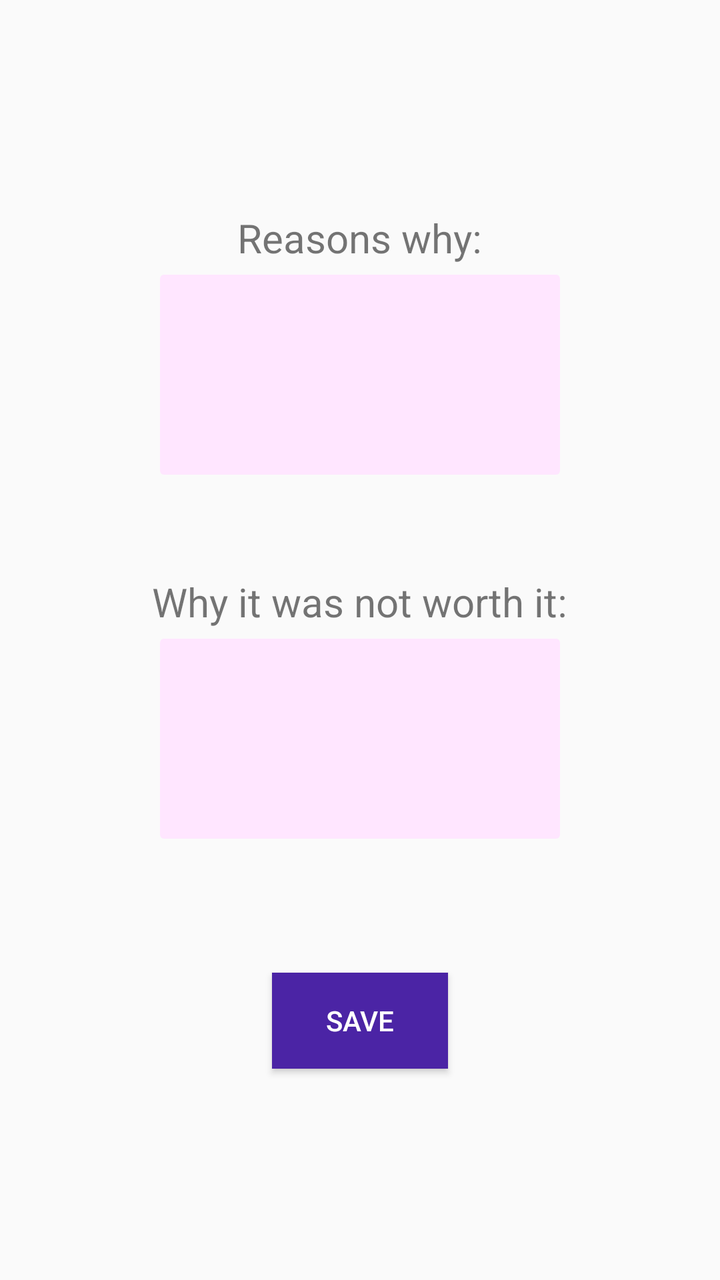
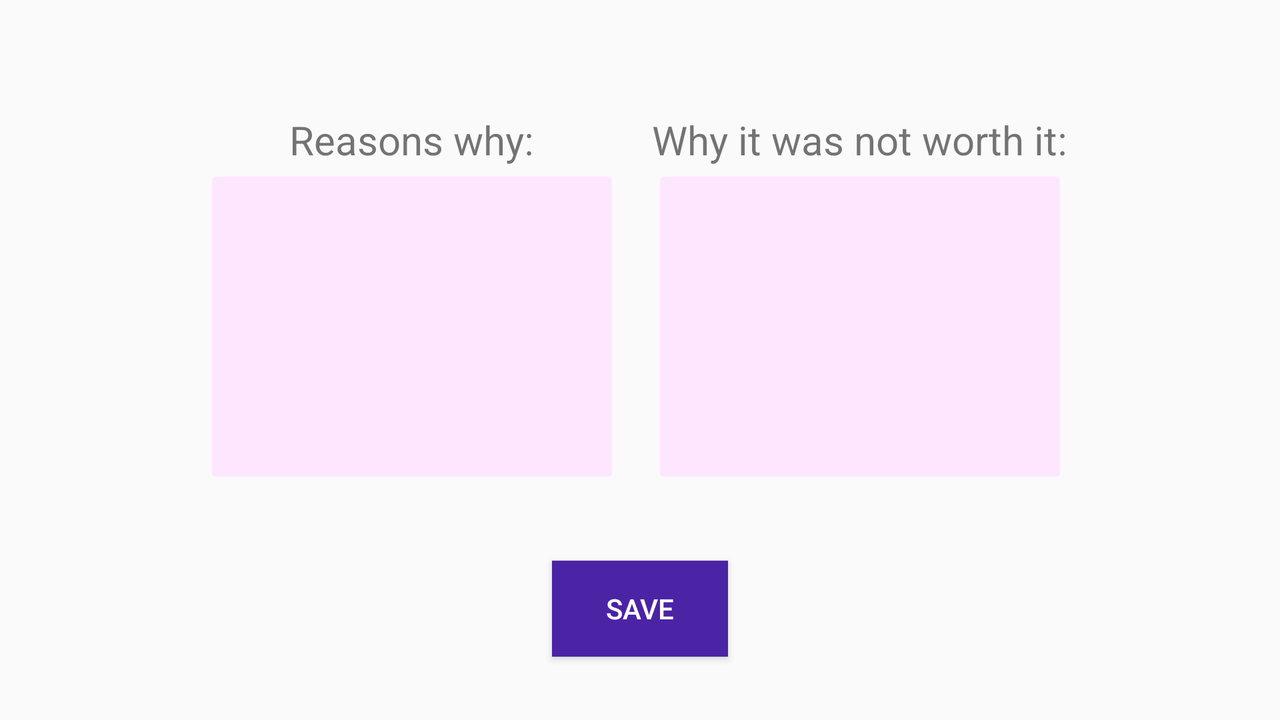

Two renders of one Android screen. The first uses the default layout on a phone; the second uses the alternative layout the repository ships for a different screen configuration, on a matching device. The two XML files are below.
<!-- AndroidManifest.xml: application theme AppTheme -->
<!-- res/layout/activity_relapse.xml -->
<?xml version="1.0" encoding="utf-8"?>
<LinearLayout xmlns:android="http://schemas.android.com/apk/res/android"
    xmlns:app="http://schemas.android.com/apk/res-auto"
    xmlns:tools="http://schemas.android.com/tools"
    android:layout_width="match_parent"
    android:layout_height="match_parent"
    tools:context=".Relapse"
    android:gravity="center"
    android:background="@drawable/background3"
    android:orientation="vertical">

    <TextView
        android:text="@string/relapse1"
        android:textSize="20dp"
        android:layout_width="wrap_content"
        android:layout_height="wrap_content"
        android:layout_marginBottom="5dp"/>
    <EditText
        android:id="@+id/reasons_why"
        android:background="@drawable/edit_text"
        android:gravity="center"
        android:padding="5dp"
        android:layout_width="200dp"
        android:layout_height="100dp"
        android:textColor="#4b24a5"
        android:layout_marginBottom="50dp"/>

    <TextView
        android:text="@string/relapse2"
        android:textSize="20dp"
        android:layout_width="wrap_content"
        android:layout_height="wrap_content"
        android:layout_marginBottom="5dp"/>
    <EditText
        android:id="@+id/reasons_why_not"
        android:gravity="center"
        android:background="@drawable/edit_text"
        android:padding="5dp"
        android:textColor="#4b24a5"
        android:layout_width="200dp"
        android:layout_height="100dp" />

    <TextView
        android:id="@+id/current_date"
        android:text=""
        android:textSize="20dp"
        android:layout_marginTop="30dp"
        android:layout_marginBottom="10dp"
        android:layout_width="wrap_content"
        android:layout_height="wrap_content"
        />

    <Button
        android:text="Save"
        android:onClick="onClickSaveRelapse"
        android:layout_width="wrap_content"
        android:layout_height="wrap_content"
        android:background="#4b24a5"
        android:textColor="#fff"/>

</LinearLayout>
<!-- resources referenced by this layout -->
<resources>
  <!-- drawable edit_text (drawable) -->
  <?xml version="1.0" encoding="utf-8"?>
  <shape xmlns:android="http://schemas.android.com/apk/res/android"
      android:shape="rectangle">
  
      <solid
          android:color="#ffe6ff"
          />
      <corners
          android:radius="2dp"
          />
  </shape>
  <string name="relapse1">Reasons why:</string>
  <string name="relapse2">Why it was not worth it:</string>
  <style name="AppTheme" parent="Base.Theme.AppCompat.Light.DarkActionBar">
          
          
      </style>
</resources>
<!-- res/layout-land/activity_relapse.xml (the author's variant of the layout above) -->
<!-- drawn on the phone turned sideways -->
<?xml version="1.0" encoding="utf-8"?>
<LinearLayout xmlns:android="http://schemas.android.com/apk/res/android"
    xmlns:app="http://schemas.android.com/apk/res-auto"
    xmlns:tools="http://schemas.android.com/tools"
    android:layout_width="match_parent"
    android:layout_height="match_parent"
    tools:context=".Relapse"
    android:gravity="center"
    android:background="@drawable/background3"
    android:orientation="vertical">


    <LinearLayout
        android:layout_width="wrap_content"
        android:layout_height="wrap_content"
        android:orientation="horizontal"
        android:gravity="center"
        android:layout_marginTop="15dp">

        <LinearLayout
            android:layout_width="wrap_content"
            android:layout_height="wrap_content"
            android:orientation="vertical"
            android:gravity="center"
            android:layout_margin="10dp">

            <TextView
                android:text="@string/relapse1"
                android:textSize="20dp"
                android:layout_width="wrap_content"
                android:layout_height="wrap_content"
                android:layout_marginBottom="5dp"/>
            <EditText
                android:id="@+id/reasons_why_not"
                android:gravity="center"
                android:background="@drawable/edit_text"
                android:padding="5dp"
                android:layout_width="200dp"
                android:layout_height="150dp" />
        </LinearLayout>

        <LinearLayout
            android:layout_width="wrap_content"
            android:layout_height="wrap_content"
            android:orientation="vertical"
            android:gravity="center"
            android:layout_margin="10dp">

            <TextView
                android:text="@string/relapse2"
                android:textSize="20dp"
                android:paddingBottom="5dp"
                android:layout_width="wrap_content"
                android:layout_height="wrap_content" />
            <EditText
                android:id="@+id/reasons_why"
                android:background="@drawable/edit_text"
                android:gravity="center"
                android:padding="5dp"
                android:layout_width="200dp"
                android:layout_height="150dp"
                />
        </LinearLayout>

    </LinearLayout>

    <TextView
        android:id="@+id/current_date"
        android:text=""
        android:textSize="20dp"
        android:layout_marginBottom="5dp"
        android:layout_width="wrap_content"
        android:layout_height="wrap_content" />

    <Button
        android:text="Save"
        android:onClick="onClickSaveRelapse"
        android:layout_width="wrap_content"
        android:layout_height="wrap_content"
        android:background="#4b24a5"
        android:textColor="#fff"/>

</LinearLayout>
